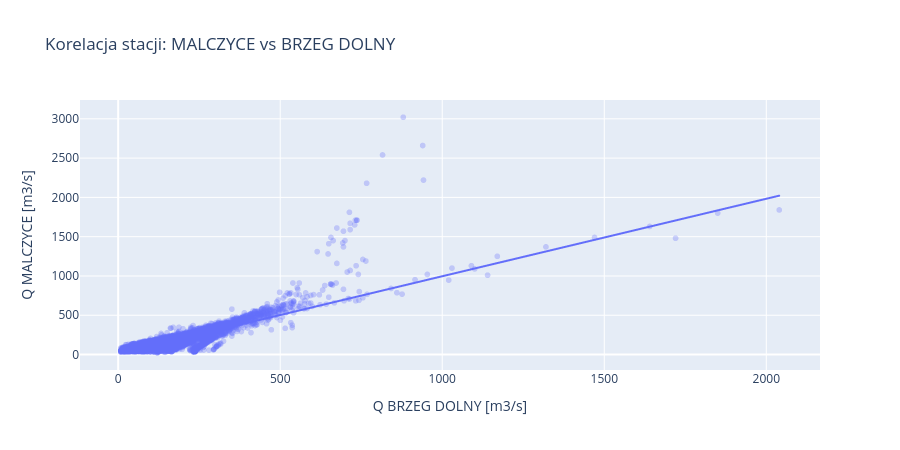

Notebook code for this chart:
### Markdown cell above
**Prompt do LLM:**
> *"Napisz kod ktory (jesli sa 2+ stacje): (1) uzyje fill_gaps_correlation() do uzupelnienia
> luk w kazdej stacji na podstawie innej, (2) narysuje scatter z trendline='ols',
> (3) pokaze R2 i ile wartosci uzupelniono."*

**Uzyte moduly/funkcje:** `src.hydrology.fill_gaps_correlation()`, `plotly.express.scatter(trendline='ols')`

### Code cell
station_ids = df_filled['station_id'].unique()

if len(station_ids) >= 2:
    # Uzupelnij luki w kazdej stacji na podstawie innej
    for i, target_id in enumerate(station_ids):
        ref_id = station_ids[(i + 1) % len(station_ids)]
        t_name = df_filled.loc[df_filled['station_id'] == target_id, 'station_name'].iloc[0]
        r_name = df_filled.loc[df_filled['station_id'] == ref_id, 'station_name'].iloc[0]

        remaining = df_filled.loc[df_filled['station_id'] == target_id, 'discharge_m3s'].isna().sum()
        if remaining == 0:
            print(f'{t_name}: brak pozostalych luk -- pomijam korelacje.\n')
            continue

        print(f'Uzupelnianie {t_name} na podstawie {r_name}:')
        df_filled = fill_gaps_correlation(df_filled, target_id, ref_id, 'discharge_m3s')
        print()

    # Wykres korelacji
    t = df_filled[df_filled['station_id'] == station_ids[0]][['date', 'discharge_m3s']].set_index('date')
    r = df_filled[df_filled['station_id'] == station_ids[1]][['date', 'discharge_m3s']].set_index('date')
    t.columns = ['Q_target']
    r.columns = ['Q_reference']
    merged = t.join(r).dropna()

    t_name = df_filled.loc[df_filled['station_id'] == station_ids[0], 'station_name'].iloc[0]
    r_name = df_filled.loc[df_filled['station_id'] == station_ids[1], 'station_name'].iloc[0]

    fig = px.scatter(merged, x='Q_reference', y='Q_target',
        title=f'Korelacja stacji: {t_name} vs {r_name}',
        labels={'Q_reference': f'Q {r_name} [m3/s]', 'Q_target': f'Q {t_name} [m3/s]'},
        trendline='ols', opacity=0.3, height=450)
    fig.show()
else:
    print('Tylko jedna stacja -- pomijam korelacje.')

### Figure 1 — Plotly figure (JSON) as saved in the notebook; plotly's stock layout.template omitted (floating-point values rounded to 4 significant figures; data arrays with more than 128 entries replaced by an {"elided": "..."} marker saying what was removed)
{"data": [{"hovertemplate": "Q BRZEG DOLNY [m3/s]=%{x}<br>Q MALCZYCE [m3/s]=%{y}<extra></extra>", "legendgroup": "", "marker": {"color": "#636efa", "opacity": 0.3, "symbol": "circle"}, "mode": "markers", "name": "", "showlegend": false, "type": "scattergl", "x": {"elided": "15705 float values"}, "xaxis": "x", "y": {"elided": "15705 float values"}, "yaxis": "y"}, {"hovertemplate": "<b>OLS trendline</b><br>Q_target = 0.986287 * Q_reference + 10.0461<br>R<sup>2</sup>=0.704579<br><br>Q BRZEG DOLNY [m3/s]=%{x}<br>Q MALCZYCE [m3/s]=%{y} <b>(trend)</b><extra></extra>", "legendgroup": "", "marker": {"color": "#636efa", "symbol": "circle"}, "mode": "lines", "name": "", "showlegend": false, "type": "scattergl", "x": {"elided": "15705 float values"}, "xaxis": "x", "y": {"elided": "15705 float values"}, "yaxis": "y"}], "layout": {"height": 450, "legend": {"tracegroupgap": 0}, "title": {"text": "Korelacja stacji: MALCZYCE vs BRZEG DOLNY"}, "xaxis": {"anchor": "y", "domain": [0.0, 1.0], "title": {"text": "Q BRZEG DOLNY [m3/s]"}}, "yaxis": {"anchor": "x", "domain": [0.0, 1.0], "title": {"text": "Q MALCZYCE [m3/s]"}}}}
